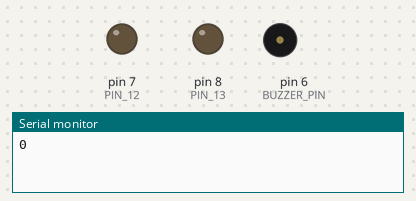
Recording of a sketch running on a simulated Arduino Uno, built with avr-gcc and run on an emulated ATmega328P. Parts: output pins drawn as LEDs (lit = HIGH), buzzer (waves = sounding, pin HIGH), the last lines printed to the serial monitor.

Above: at 0.1 s.
At 10.1 s:
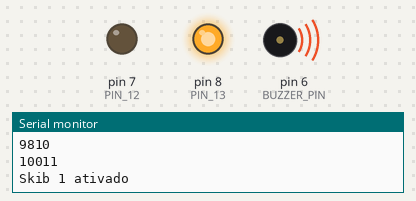
At 20.1 s:
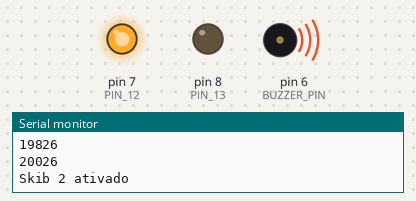
Timing chart, 0 to 23.5 s (numbered marks = the images above):
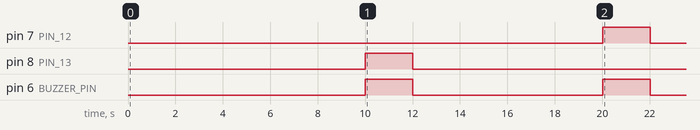

Measured:
- by itself, pin 7 (PIN_12): LOW → HIGH at 20.0 s, → LOW 2.0 s later
- by itself, pin 8 (PIN_13): LOW → HIGH at 10.0 s, → LOW 2.0 s later
- by itself, pin 6 (BUZZER_PIN): alternates HIGH for 2.0 s and LOW for 8.0 s, 4 changes in all, then stays LOW

The sketch:

acionamento.ino
```cpp
// Definições de pinos
const int PIN_13 = 8;
const int PIN_12 = 7;
const int BUZZER_PIN = 6;

// Temporizadores
unsigned long startTime;
bool pin13On = false;
bool pin12On = false;

void setup() {
  Serial.begin(115200);

  pinMode(PIN_13, OUTPUT);
  pinMode(PIN_12, OUTPUT);
  pinMode(BUZZER_PIN, OUTPUT);

  digitalWrite(PIN_13, LOW);
  digitalWrite(PIN_12, LOW);
  digitalWrite(BUZZER_PIN, LOW);

  // Armazena o tempo de início do programa
  startTime = millis();
}

void loop() {
  unsigned long currentTime = millis();
  unsigned long elapsed = currentTime - startTime;

  Serial.println(elapsed);

  // Ativa o pino 13 após 20ms por 2 segundos
  if (elapsed >= 10000 && elapsed < 12000) {
    digitalWrite(PIN_13, HIGH);
    pin13On = true;
    Serial.println("Skib 1 ativado");
  } else {
    digitalWrite(PIN_13, LOW);
    // Serial.println("Skib 1 desativado");
    pin13On = false;
  }

  // Ativa o pino 12 após 30ms por 2 segundos
  if (elapsed >= 20000 && elapsed < 22000) {
    digitalWrite(PIN_12, HIGH);
    Serial.println("Skib 2 ativado");
    pin12On = true;
  } else {
    digitalWrite(PIN_12, LOW);
    // Serial.println("Skib 2 desativado");
    pin12On = false;
  }

  // Buzzer ligado se qualquer um dos dois pinos estiver HIGH
  if (pin13On || pin12On) {
    digitalWrite(BUZZER_PIN, HIGH);
  } else {
    digitalWrite(BUZZER_PIN, LOW);
  }

  delay(200);
}
```
